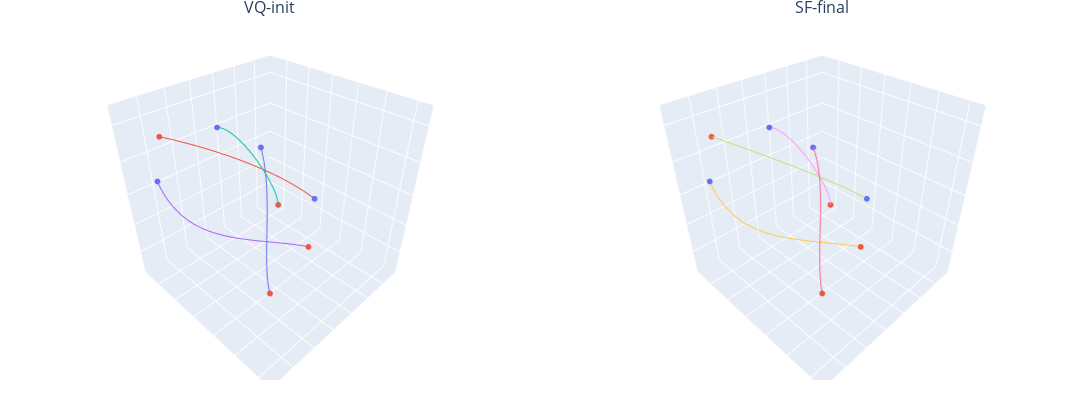

The code cell stored with this chart in its notebook:
### Code cell
idx = 42
print(idx)

x_traj_init, y_traj_init, z_traj_init = c_pred.reshape(-1, 3, num_agent, 11)[idx] @ diff_opt.P.mT

x_traj = primal_sol_x.reshape(-1, num_agent, 11)[idx] @ diff_opt.P.mT
y_traj = primal_sol_y.reshape(-1, num_agent, 11)[idx] @ diff_opt.P.mT
z_traj = primal_sol_z.reshape(-1, num_agent, 11)[idx] @ diff_opt.P.mT

multiviz_trajs(
    th.stack([x_traj_init, x_traj], dim=0).cpu().detach().numpy(), 
    th.stack([y_traj_init, y_traj], dim=0).cpu().detach().numpy(), 
    th.stack([z_traj_init, z_traj], dim=0).cpu().detach().numpy(), 
    nrows=1, ncols=2, num_agents=num_agent, height=400, width=1300, titles=["VQ-init", "SF-final"]
)
